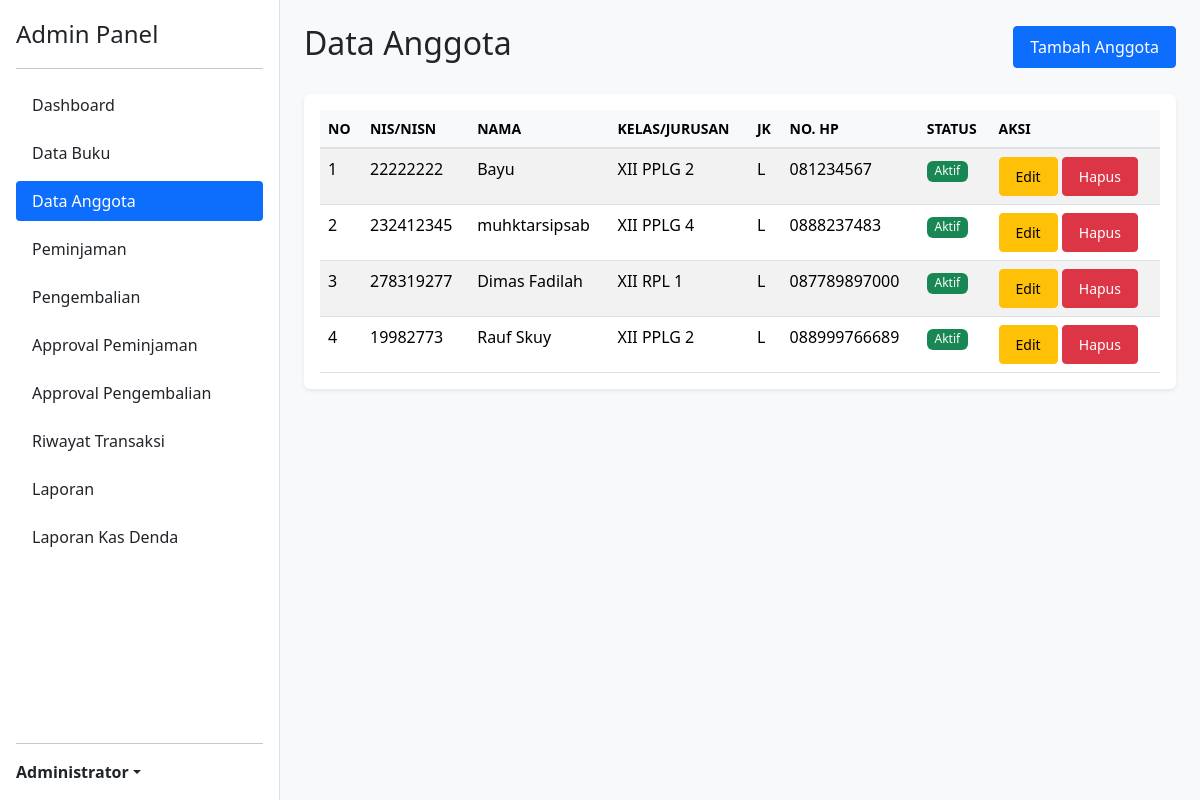
/admin/anggota/index.php (signed in), run on the app's committed database.
### tables this page shows
CREATE TABLE `anggota` (
  `id_anggota` int(11) NOT NULL,
  `nis_nisn` varchar(30) DEFAULT NULL,
  `nama` varchar(100) NOT NULL,
  `kelas_jurusan` varchar(50) DEFAULT NULL,
  `jenis_kelamin` enum('L','P') DEFAULT 'L',
  `alamat` text DEFAULT NULL,
  `nohp` varchar(20) DEFAULT NULL,
  `email` varchar(100) DEFAULT NULL,
  `username` varchar(50) DEFAULT NULL,
  `password` varchar(255) DEFAULT NULL,
  `tanggal_daftar` date DEFAULT curdate(),
  `status_aktif` tinyint(1) DEFAULT 1,
  `created_at` datetime DEFAULT current_timestamp(),
  `updated_at` datetime DEFAULT current_timestamp() ON UPDATE current_timestamp()
);

### admin/anggota/index.php (the view, shortened to what this page needs)
<?php
require_once '../../koneksi.php';
include '../../includes/header.php';
$result = mysqli_query($koneksi, "SELECT * FROM anggota ORDER BY created_at DESC");
?>
<div class="d-flex">
    <?php include '../../includes/sidebar_admin.php'; ?>
    <div class="flex-grow-1 p-4" style="margin-left: 280px;">
        <div class="d-flex justify-content-between align-items-center mb-4">
            <h2>Data Anggota</h2>
            <a href="tambah.php" class="btn btn-primary">Tambah Anggota</a>
        </div>
        <div class="card">
            <div class="card-body">
                <div class="table-responsive">
                    <table class="table table-striped table-hover">
                        <thead>
                            <tr>
                                <th>No</th>
                                <th>NIS/NISN</th>
                                <th>Nama</th>
                                <th>Kelas/Jurusan</th>
                                <th>JK</th>
                                <th>No. HP</th>
                                <th>Status</th>
                                <th>Aksi</th>
                            </tr>
                        </thead>
                        <tbody>
                            <?php
                            $no = 1;
                            while ($row = mysqli_fetch_assoc($result)):
                            ?>
                            <tr>
                                <td><?php echo $no++; ?></td>
                                <td><?php echo $row['nis_nisn'] ?? '-'; ?></td>
                                <td><?php echo $row['nama']; ?></td>
                                <td><?php echo $row['kelas_jurusan'] ?? '-'; ?></td>
                                <td><?php echo $row['jenis_kelamin']; ?></td>
                                <td><?php echo $row['nohp'] ?? '-'; ?></td>
                                <td>
                                    <?php if ($row['status_aktif']): ?>
                                        <span class="badge bg-success">Aktif</span>
                                    <?php else: ?>
                                        <span class="badge bg-danger">Nonaktif</span>
                                    <?php endif; ?>
                                </td>
                                <td>
                                    <a href="edit.php?id=<?php echo $row['id_anggota']; ?>" class="btn btn-sm btn-warning">Edit</a>
                                    <a href="hapus.php?id=<?php echo $row['id_anggota']; ?>"
                                       class="btn btn-sm btn-danger"
                                       onclick="return confirm('Yakin ingin menghapus anggota ini?')">Hapus</a>
                                </td>
                            </tr>
                            <?php endwhile; ?>
                        </tbody>
                    </table>
                </div>
            </div>
        </div>
    </div>
</div>
<?php include '../../includes/footer.php'; ?>

### assets/css/style.css (style rules this page uses)
body { font-family: 'Segoe UI', Tahoma, Geneva, Verdana, sans-serif; background-color: #f8f9fa; }
.card { border: none; box-shadow: 0 0.125rem 0.25rem rgba(0, 0, 0, 0.075); margin-bottom: 1.5rem; }
.table { margin-bottom: 0; }
.table thead th { background-color: #f8f9fa; border-bottom: 2px solid #dee2e6; font-weight: 600; text-transform: uppercase; font-size: 0.875rem; }
.btn { border-radius: 0.25rem; font-weight: 500; padding: 0.5rem 1rem; transition: all 0.3s ease; }
.badge { padding: 0.35em 0.65em; font-weight: 500; }
.card { animation: fadeIn 0.5s ease-in-out; }
.flex-grow-1 { min-height: 100vh; }

### data on the page
anggota: nis_nisn "22222222", nama "Bayu", kelas_jurusan "XII PPLG 2", jenis_kelamin "L", nohp "081234567", status_aktif "Aktif"
anggota: nis_nisn "232412345", nama "muhktarsipsab", kelas_jurusan "XII PPLG 4", jenis_kelamin "L", nohp "0888237483", status_aktif "Aktif"
anggota: nis_nisn "278319277", nama "Dimas Fadilah", kelas_jurusan "XII RPL 1", jenis_kelamin "L", nohp "087789897000", status_aktif "Aktif"
anggota: nis_nisn "19982773", nama "Rauf Skuy", kelas_jurusan "XII PPLG 2", jenis_kelamin "L", nohp "088999766689", status_aktif "Aktif"

### other printed values
$_SESSION['nama'] "Administrator"
